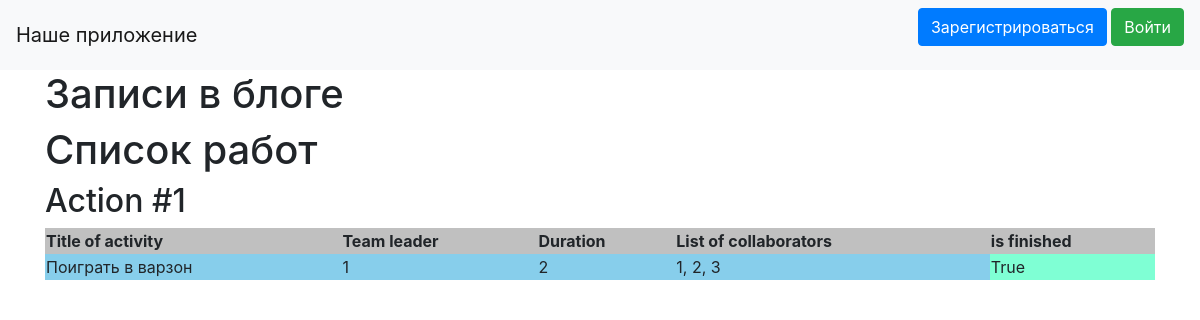
The app's page /, older data.
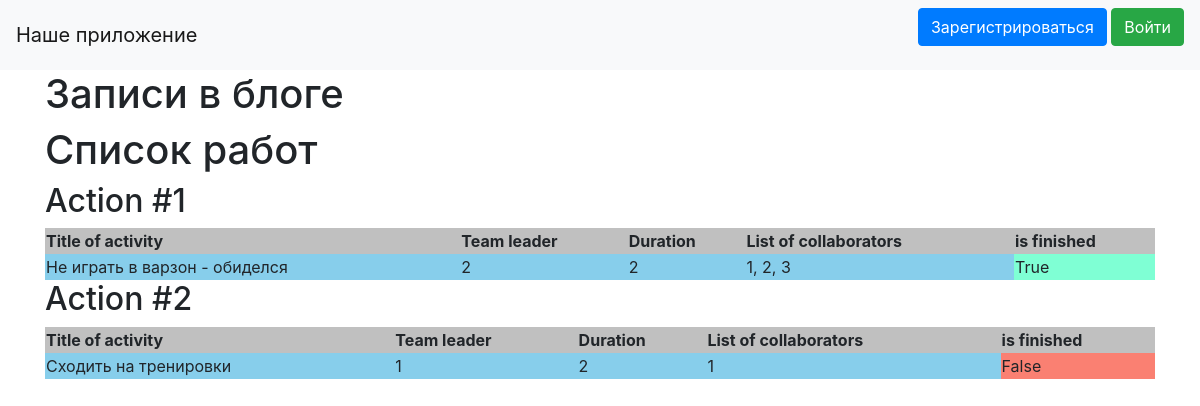
The same page, newer data.
### data/jobs.py (models this page shows)
class Jobs(SqlAlchemyBase):
    __tablename__ = 'jobs'
    id = sqlalchemy.Column(sqlalchemy.Integer, primary_key=True, autoincrement=True)
    team_leader = sqlalchemy.Column(sqlalchemy.Integer, sqlalchemy.ForeignKey("users.id"))
    job = sqlalchemy.Column(sqlalchemy.String, nullable=True)
    work_size = sqlalchemy.Column(sqlalchemy.Integer, nullable=True)
    collaborators = sqlalchemy.Column(sqlalchemy.String, nullable=True)
    start_date = sqlalchemy.Column(sqlalchemy.DateTime, default=datetime.datetime.now)
    end_date = sqlalchemy.Column(sqlalchemy.DateTime, nullable=True)
    is_finished = sqlalchemy.Column(sqlalchemy.BOOLEAN, nullable=True)
    user = orm.relation('User')

### main.py (the view)
@app.route("/")
def index():
    db_sess = db_session.create_session()
    jobs = db_sess.query(Jobs)
    if current_user.is_authenticated:
        news = db_sess.query(News).filter(
            (News.user == current_user) | (News.is_private != True))
    else:
        news = db_sess.query(News).filter(News.is_private != True)
    return render_template("index.html", news=news, jobs=jobs)

### data/db_session.py (called while the page is built)
def create_session() -> Session:
    global __factory
    return __factory()

### templates/index.html (shortened to what this page needs)
{% extends "base.html" %}
{% block content %}
<h1>Записи в блоге</h1>
<h1>Список работ</h1>
{% for item in jobs%}
<h2>Action #{{item.id}}</h2>
<table width="100%">
	<tr><th>Title of activity</th><th>Team leader</th><th>Duration</th><th>List of collaborators</th><th>is finished</th></tr>
	<tr><td>{{item.job}}</td><td>{{item.team_leader}}</td><td>{{item.work_size}}</td><td>{{item.collaborators}}</td>
	{% if item.is_finished %}
		<td style="background:Aquamarine">{{item.is_finished}}</td></tr>
	{% else %}
		<td style="background:Salmon">{{item.is_finished}}</td></tr>
	{% endif %}
</table>
{% endfor %}
{% endblock %}

### templates/base.html (shortened to what this page needs)
<!doctype html>
<html lang="en">
<head>
    <link rel="stylesheet"
          href="https://stackpath.bootstrapcdn.com/bootstrap/4.4.1/css/bootstrap.min.css"
>
</head>
<body>
<header>
    <nav class="navbar navbar-light bg-light">
        <a class="navbar-brand" href="#">Наше приложение</a>
		{% if current_user.is_authenticated %}
			<a class="navbar-brand" href="/logout">{{ current_user.name }}</a>
		{% else %}
			<p>
			<a class="btn btn-primary " href="/register">Зарегистрироваться</a>
			<a class="btn btn-success" href="/login">Войти</a>
			</p>
		{% endif %}
    </nav>
</header>
<main role="main" class="container">
    {% block content %}{% endblock %}
</main>
</body>
</html>

### templates/index.html (style rules this page uses)
th { background-color:Silver; }
td { background-color:SkyBlue; }

Row changes from the older to the newer data that the page shows:
changed Jobs "True": job "Поиграть в варзон" → "Не играть в варзон - обиделся"; team_leader "1" → "2"
added Jobs: id "2", job "Сходить на тренировки", team_leader "1", work_size "2", collaborators "1", is_finished "False"
